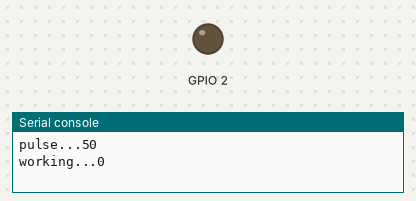
This program was run on a simulated ESP32 board running MicroPython. On the bench: output pins drawn as LEDs (lit = HIGH), the last lines printed to the serial console.

Above: at 0.05 s.
At 0.85 s:
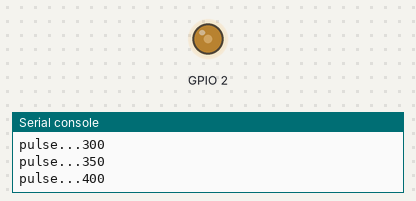
At 1.7 s:
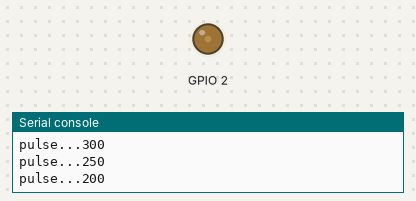
Timing chart, 0 to 4.6 s (numbered marks = the images above):
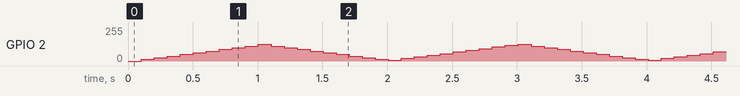

The program:

pwm_test.py
```python
from machine import Pin, PWM
import time
import uasyncio as asyncio


class Pulsar:
    FAST = .05
    MEDIUM = .1
    SLOW = .2

    def __init__(self,pin=2,bright=500,dim=25,rate='MEDIUM'):
        self.pin = pin
        self.bright = bright
        self.dim = dim
        self.rate = self.MEDIUM
        self.step = int(self.bright / 10)
        if isinstance(rate,str):
            rate = rate.upper()
            if rate == 'FAST':
                rate = self.FAST
            elif rate == 'SLOW':
                rate = self.SLOW
        elif isinstance(rate,(int,float)):
            rate = float(rate)
        else:
            raise ValueError('Rate must be "slow","medium","fast", or a number')

        self.led = PWM(Pin(pin),duty=0,freq=60)
        self.stop = False
        self.reverse = False
        self.pause_pulse = True # call start() to unpause

    def off(self):
        start = self.led.duty()
        self.pause_pulse = True
        self.reverse = False
        for x in range(start,self.dim,-10):
            self.led.duty(x)
            time.sleep(self.FAST)

        self.led.duty(0)
        print('led off')

    def start(self):
        self.stop = False
        self.pause_pulse = False
        self.led.duty(0)

    def end(self):
        self.stop = True


    async def pulse(self):
        if self.pause_pulse and not self.stop:
            await asyncio.sleep(.5)
        else:
            while not self.stop:
                dir = -1 if self.reverse else 1
                new_val = self.led.duty() + (self.step * dir)
                if new_val <= self.dim:
                    new_val = self.dim
                    self.reverse = False
                elif new_val >= self.bright:
                    new_val = self.bright
                    self.reverse = True

                if not self.pause_pulse:
                    self.led.duty(new_val)
                    print('pulse...{}'.format(new_val))
                    await asyncio.sleep(self.MEDIUM)


led = Pulsar()

async def do_something_else():
    led.start()
    for x in range(10):
        print('working...{}'.format(x))
        await asyncio.sleep(1)
    led.off()

async def main():
    #led.start()
    await asyncio.gather(*(
        led.pulse(),
        do_something_else(),
        )
    )

led.start()
asyncio.run(main())
led.end()
```
